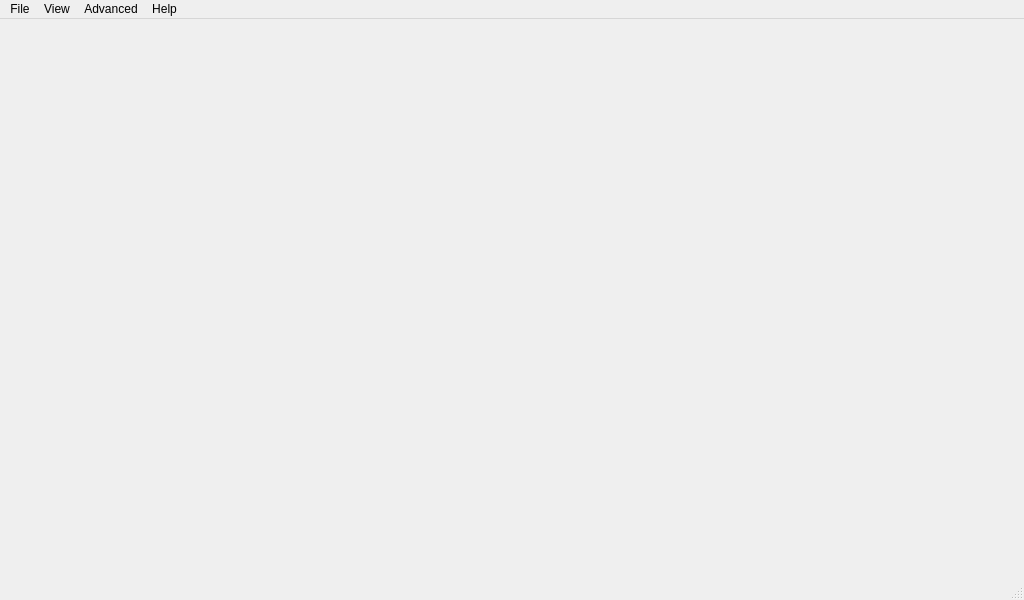
<?xml version="1.0" encoding="UTF-8"?>
<ui version="4.0">
 <class>MainWindow</class>
 <widget class="QMainWindow" name="MainWindow">
  <property name="geometry">
   <rect>
    <x>0</x>
    <y>0</y>
    <width>1024</width>
    <height>600</height>
   </rect>
  </property>
  <property name="minimumSize">
   <size>
    <width>640</width>
    <height>400</height>
   </size>
  </property>
  <property name="baseSize">
   <size>
    <width>1100</width>
    <height>800</height>
   </size>
  </property>
  <property name="mouseTracking">
   <bool>false</bool>
  </property>
  <property name="windowTitle">
   <string>MGMainWindow</string>
  </property>
  <property name="styleSheet">
   <string notr="true"/>
  </property>
  <widget class="QWidget" name="centralWidget">
   <property name="sizePolicy">
    <sizepolicy hsizetype="MinimumExpanding" vsizetype="MinimumExpanding">
     <horstretch>0</horstretch>
     <verstretch>0</verstretch>
    </sizepolicy>
   </property>
   <property name="minimumSize">
    <size>
     <width>200</width>
     <height>150</height>
    </size>
   </property>
  </widget>
  <widget class="QMenuBar" name="menuBar">
   <property name="geometry">
    <rect>
     <x>0</x>
     <y>0</y>
     <width>1024</width>
     <height>21</height>
    </rect>
   </property>
   <widget class="QMenu" name="menuMGround">
    <property name="title">
     <string>File</string>
    </property>
    <addaction name="separator"/>
    <addaction name="actionMuteAudioOutput"/>
    <addaction name="actionAdd_Link"/>
    <addaction name="actionSettings"/>
    <addaction name="separator"/>
    <addaction name="actionExit"/>
   </widget>
   <widget class="QMenu" name="menuHelp">
    <property name="title">
     <string>Help</string>
    </property>
    <addaction name="actionOnline_Documentation"/>
    <addaction name="actionProject_Roadmap"/>
    <addaction name="actionDeveloper_Credits"/>
   </widget>
   <widget class="QMenu" name="menuPerspectives">
    <property name="title">
     <string>View</string>
    </property>
    <addaction name="actionSetup"/>
    <addaction name="actionPlan"/>
    <addaction name="actionFlight"/>
    <addaction name="actionPolygonPlan"/>
    <addaction name="actionAnalyze"/>
    <addaction name="separator"/>
    <addaction name="actionFullscreen"/>
    <addaction name="actionNormal"/>
    <addaction name="separator"/>
    <addaction name="actionStatusBar"/>
   </widget>
   <widget class="QMenu" name="menuAdvanced">
    <property name="title">
     <string>Advanced</string>
    </property>
    <widget class="QMenu" name="menuTools">
     <property name="title">
      <string>Tool Widgets</string>
     </property>
     <addaction name="separator"/>
    </widget>
    <addaction name="actionExperimentalPlanView"/>
    <addaction name="actionSimulationView"/>
    <addaction name="separator"/>
    <addaction name="separator"/>
    <addaction name="menuTools"/>
   </widget>
   <addaction name="menuMGround"/>
   <addaction name="menuPerspectives"/>
   <addaction name="menuAdvanced"/>
   <addaction name="menuHelp"/>
  </widget>
  <widget class="QStatusBar" name="statusBar"/>
  <action name="actionExit">
   <property name="text">
    <string>Exit</string>
   </property>
   <property name="shortcut">
    <string>Ctrl+Q</string>
   </property>
  </action>
  <action name="actionLiftoff">
   <property name="enabled">
    <bool>true</bool>
   </property>
   <property name="icon">
    <iconset resource="../../qgroundcontrol.qrc">
     <normaloff>:/res/Launch</normaloff>
     <normalon>:/res/Launch</normalon>:/res/Launch</iconset>
   </property>
   <property name="text">
    <string>Liftoff</string>
   </property>
  </action>
  <action name="actionLand">
   <property name="icon">
    <iconset resource="../../qgroundcontrol.qrc">
     <normaloff>:/res/Land</normaloff>:/res/Land</iconset>
   </property>
   <property name="text">
    <string>Land</string>
   </property>
  </action>
  <action name="actionEmergency_Land">
   <property name="icon">
    <iconset resource="../../qgroundcontrol.qrc">
     <normaloff>:/res/Kill</normaloff>:/res/Kill</iconset>
   </property>
   <property name="text">
    <string>Emergency Land</string>
   </property>
   <property name="shortcut">
    <string>Ctrl+L</string>
   </property>
  </action>
  <action name="actionEmergency_Kill">
   <property name="icon">
    <iconset resource="../../qgroundcontrol.qrc">
     <normaloff>:/res/Kill</normaloff>:/res/Kill</iconset>
   </property>
   <property name="text">
    <string>Kill UAS</string>
   </property>
   <property name="shortcut">
    <string>Ctrl+K</string>
   </property>
  </action>
  <action name="actionAdd_Link">
   <property name="text">
    <string>Manage Communication Links</string>
   </property>
  </action>
  <action name="actionOnline_Documentation">
   <property name="text">
    <string>Online Documentation</string>
   </property>
  </action>
  <action name="actionProject_Roadmap">
   <property name="text">
    <string>Project Roadmap</string>
   </property>
  </action>
  <action name="actionDeveloper_Credits">
   <property name="text">
    <string>Developer Credits</string>
   </property>
  </action>
  <action name="actionPlan">
   <property name="checkable">
    <bool>true</bool>
   </property>
   <property name="text">
    <string>Plan</string>
   </property>
  </action>
  <action name="actionAnalyze">
   <property name="checkable">
    <bool>true</bool>
   </property>
   <property name="text">
    <string>Analyze</string>
   </property>
  </action>
  <action name="actionPolygonPlan">
   <property name="checkable">
    <bool>true</bool>
   </property>
   <property name="text">
    <string>PolygonPlan</string>
   </property>
  </action>
  <action name="actionFlight">
   <property name="checkable">
    <bool>true</bool>
   </property>
   <property name="text">
    <string>Fly</string>
   </property>
  </action>
  <action name="actionMuteAudioOutput">
   <property name="checkable">
    <bool>true</bool>
   </property>
   <property name="text">
    <string>Mute Audio Output</string>
   </property>
  </action>
  <action name="actionShutdownMAV">
   <property name="icon">
    <iconset resource="../../qgroundcontrol.qrc">
     <normaloff>:/res/Shutdown</normaloff>:/res/Shutdown</iconset>
   </property>
   <property name="text">
    <string>Shutdown MAV</string>
   </property>
   <property name="toolTip">
    <string>Shutdown the onboard computer - works not during flight</string>
   </property>
   <property name="statusTip">
    <string>Shutdown the onboard computer - works not during flight</string>
   </property>
  </action>
  <action name="actionSettings">
   <property name="text">
    <string>Settings</string>
   </property>
   <property name="toolTip">
    <string>Application settings</string>
   </property>
   <property name="menuRole">
    <enum>QAction::PreferencesRole</enum>
   </property>
  </action>
  <action name="actionFullscreen">
   <property name="checkable">
    <bool>true</bool>
   </property>
   <property name="checked">
    <bool>false</bool>
   </property>
   <property name="text">
    <string>Fullscreen</string>
   </property>
  </action>
  <action name="actionNormal">
   <property name="checkable">
    <bool>true</bool>
   </property>
   <property name="checked">
    <bool>false</bool>
   </property>
   <property name="text">
    <string>Normal</string>
   </property>
   <property name="shortcut">
    <string>Esc</string>
   </property>
  </action>
  <action name="actionSetup">
   <property name="checkable">
    <bool>true</bool>
   </property>
   <property name="text">
    <string>Setup</string>
   </property>
   <property name="toolTip">
    <string>Setup of the vehicle</string>
   </property>
   <property name="menuRole">
    <enum>QAction::NoRole</enum>
   </property>
  </action>
  <action name="actionAdvanced_Mode">
   <property name="checkable">
    <bool>true</bool>
   </property>
   <property name="text">
    <string>Advanced Mode</string>
   </property>
  </action>
  <action name="actionSimulationView">
   <property name="checkable">
    <bool>true</bool>
   </property>
   <property name="text">
    <string>HIL Simulation</string>
   </property>
  </action>
  <action name="actionStatusBar">
   <property name="checkable">
    <bool>true</bool>
   </property>
   <property name="text">
    <string>Show Status Bar</string>
   </property>
  </action>
  <action name="actionExperimentalPlanView">
   <property name="text">
    <string>Experimental Plan View</string>
   </property>
  </action>
 </widget>
 <layoutdefault spacing="6" margin="11"/>
 <resources>
  <include location="../../qgroundcontrol.qrc"/>
 </resources>
 <connections>
  <connection>
   <sender>actionExit</sender>
   <signal>triggered()</signal>
   <receiver>MainWindow</receiver>
   <slot>close()</slot>
   <hints>
    <hint type="sourcelabel">
     <x>-1</x>
     <y>-1</y>
    </hint>
    <hint type="destinationlabel">
     <x>299</x>
     <y>199</y>
    </hint>
   </hints>
  </connection>
  <connection>
   <sender>actionFullscreen</sender>
   <signal>triggered()</signal>
   <receiver>MainWindow</receiver>
   <slot>showFullScreen()</slot>
   <hints>
    <hint type="sourcelabel">
     <x>-1</x>
     <y>-1</y>
    </hint>
    <hint type="destinationlabel">
     <x>399</x>
     <y>249</y>
    </hint>
   </hints>
  </connection>
  <connection>
   <sender>actionNormal</sender>
   <signal>triggered()</signal>
   <receiver>MainWindow</receiver>
   <slot>showNormal()</slot>
   <hints>
    <hint type="sourcelabel">
     <x>-1</x>
     <y>-1</y>
    </hint>
    <hint type="destinationlabel">
     <x>399</x>
     <y>249</y>
    </hint>
   </hints>
  </connection>
 </connections>
</ui>
